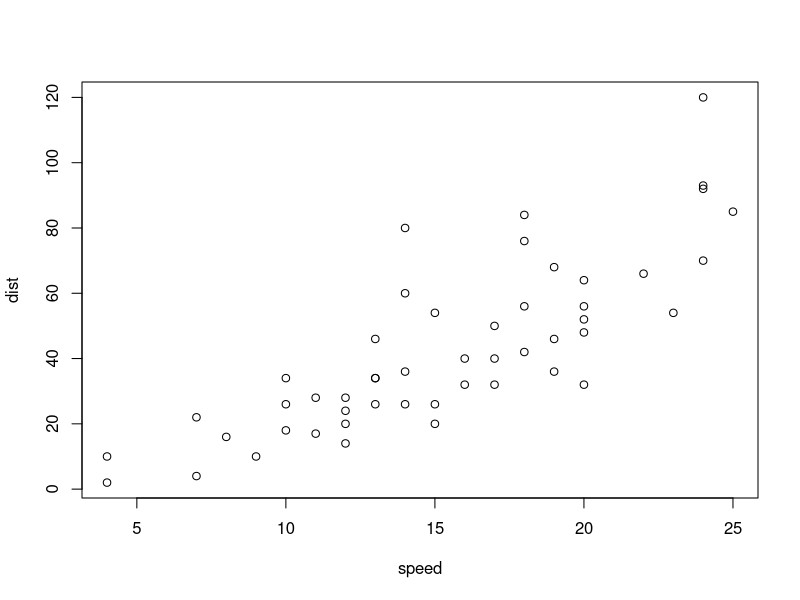
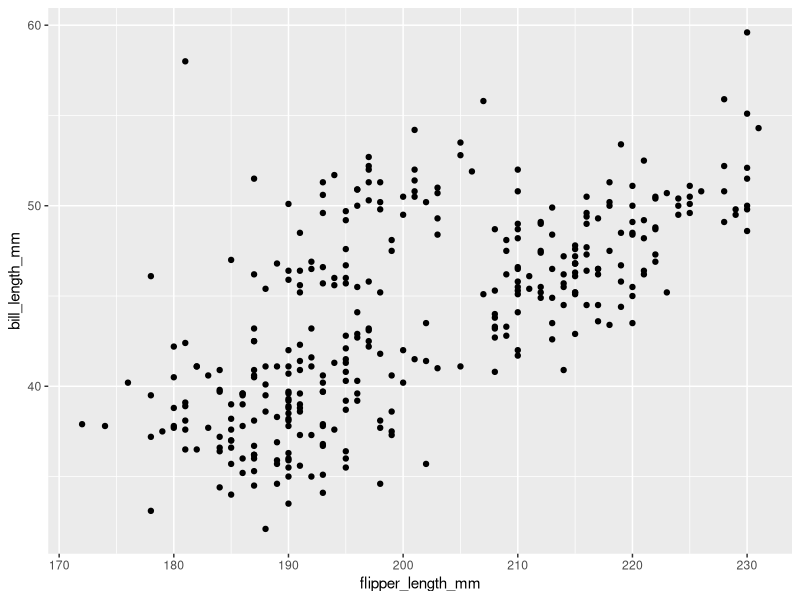
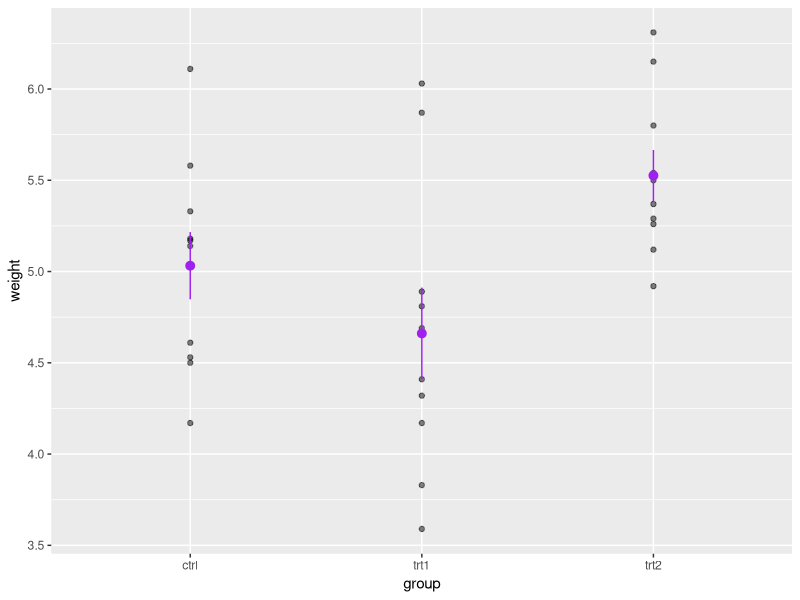

Here is the R script that generated these plots, in order:
## ---- chunk 1
#| label: setup 
#| include: false

library("tidyverse")
library("palmerpenguins")
## ---- chunk 2
# here I'm plotting data from cars 
plot(cars)
## ---- chunk 3
 ggplot(data=penguins, mapping = aes(x= flipper_length_mm, 
                                    y= bill_length_mm))+ geom_point()

## ---- chunk 4
PlantGrowth
ggplot(data=PlantGrowth, mapping=aes(y=weight, x=group)) + geom_point(alpha=0.5) + stat_summary(geom = "pointrange", fun.data = "mean_se",color="purple")
